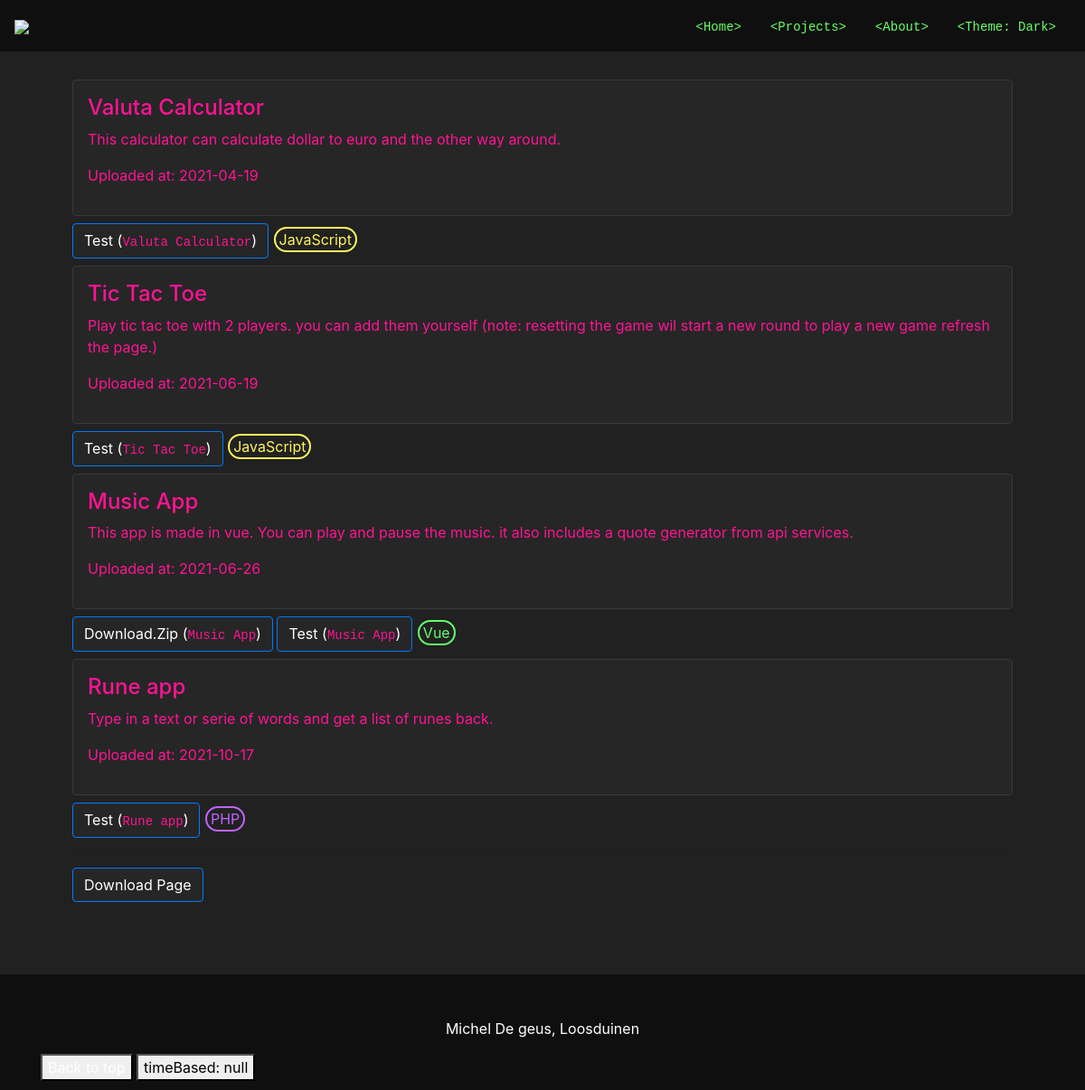
The app's page /projects.php with its own data.
### tables this page shows
CREATE TABLE `projects` (
  `id` int(11) NOT NULL,
  `title` varchar(225) NOT NULL,
  `discription` text NOT NULL,
  `date` date NOT NULL DEFAULT current_timestamp(),
  `githublink` varchar(225) NOT NULL,
  `downloadlink` varchar(225) NOT NULL,
  `testlink` varchar(225) NOT NULL,
  `languages` int(11) DEFAULT NULL
);

CREATE TABLE `languages` (
  `id` int(11) NOT NULL,
  `title` varchar(225) NOT NULL,
  `color` varchar(225) NOT NULL DEFAULT '#0000'
);

### htdocs/Modules/Projects.php (called while the page is built)
<?php
function getProjects()
{
    global $pdo;
    $query = $pdo->prepare("SELECT * FROM projects");
    $query->execute();
    $projects = $query->fetchAll(PDO::FETCH_CLASS,"Project");
    return $projects;
}

### htdocs/Modules/Languages.php (called while the page is built, shortened)
<?php
function getLanguage($id)
{
    global $pdo;
    $query = $pdo->prepare("SELECT * FROM languages WHERE id = $id");
    $query->execute();
    $languages = $query->fetchAll(PDO::FETCH_CLASS,"Language");
    return $languages[0];
}

### htdocs/projects.php (the view, shortened to what this page needs)
<?php
    require './Modules/DatabaseConnection.php';
    require './Modules/Projects.php';
    require "./Modules/Languages.php";
?>
<!doctype html>
<html lang="en" style="height: 100%; scroll-behavior: smooth;">
<head>
    <link rel="stylesheet" href="https://stackpath.bootstrapcdn.com/bootstrap/4.3.1/css/bootstrap.min.css"
>
    <link rel="stylesheet" href="css/pojects.css">
    <link rel="stylesheet" href="css/main.css">
    <link rel="stylesheet" href="css/theme.css">
</head>
<body style="height: 100%;">
    <?php
    include_once "./includes/nav.php"
    ?>
    <div style="margin: 5em;">
    <?php
        $projects = getProjects();
     ?>
    <?php foreach ($projects as $project): ?>
        <Button type="button" class="btn border-dark button btn-project"
            id="<?= $project->githublink?>"
            style="padding: 1em; margin: .5em 0em; width: 100%;">
            <h4 class="text-left"><?= $project->title?></h4>
            <p class="text-left"><?= $project->discription?></code></p>
            <p class="text-left">Uploaded at: <?= $project->date?></p>
            <?php if (strlen($project->downloadlink) > 0):?>
                <a href="<?= $project->downloadlink?>" target="_blank"><button class="btn btn-primary downloadButton">Download.Zip (<code><?= $project->title?></code>)</button></a>
            <?php endif?>
            <?php if (strlen($project->testlink) > 0):?>
                <a href="<?= $project->testlink?>" target="_blank"><button class="btn btn-primary downloadButton">Test (<code><?= $project->title?></code>)</button></a>
            <?php endif?>
            <?php foreach (str_split($project->languages) as $id): ?>
                <?php $language = getLanguage($id); ?>
                <p class="tagg" style="color: <?=$language->color;?>;"><?=$language->title?></p>
            <?php endforeach ?>
        </Button>
    <?php endforeach ?>
    <br>
    <hr>
    <a href="./projects.php" download rel="noopener noreferrer" target="_blank">
        <button class="btn btn-primary">Download Page</button>
    </a>
    </div>
    <footer class="footer">
        <div class="container" style="height: 8em;">
            <p class="text-center" style="color: white; padding-top: 3em;">Michel De geus, Loosduinen</p>
            <button class="button btn-back-top text-center" style="color: white;">Back to top</button>
            <button class="button btn-timeBased text-center" style="color: black;">timeBased: false</button>
        </div>
    </footer>
</body>
</html>

### htdocs/includes/nav.php
<nav class="navbar navbar-default fixed-top">
        <ul class="nav">
            <li class="nav-item">
                <a class="HomeButton" href="index.php"><img src="images/Site_Icon.svg" style="height: 100%;"></a>
            </li>
        </ul>
        <ul class="nav">
            <li class="nav-item text-right">
                <a class="nav-link" href="index.php"><code>&ltHome&gt</code></a>
            </li>
            <li class="nav-item text-right">
                <a class="nav-link" href="projects.php"><code>&ltProjects&gt</code></a>
            </li>
            <li class="nav-item text-right">
                <a class="nav-link" href="about.php"><code>&ltAbout&gt</code></a>
            </li>
            <li class="nav-item text-right">
                <a class="nav-link" href="#"><code class="theme-switcher">&ltTheme: Dark&gt</code></a>
            </li>
        </ul>
    </nav>

### htdocs/css/pojects.css (style rules this page uses)
.btn { background-color: var(--button-color); }
.btn p, .btn h4, .btn code { color: var(--button-text-color); background-color: transparent; }

### htdocs/css/main.css (style rules this page uses)
body { background-color: var(--background); }
.navbar, .navbar code { background-color: var(--navbar-color); color: var(--navbar-text-color); }
.footer { background-color: var(--footer-color); }
.defaultPopUp > h1, p { color: White; }
.tagg { padding: 0 4px 0 4px; margin: 0 1px 0 1px; display:inline-block; border-radius:15px; border-style: solid; border-width: 2.5px; background-color: var(--tag-background); }

### htdocs/css/theme.css (style rules this page uses)
.dark-theme { --navbar-color: #0f0f0f; --navbar-text-color: #67FF67; --background: #212121; --footer-color: #0f0f0f; --button-color: #262626; --button-text-color: deeppink; --color1: #ffb805; --color2: deeppink; --color3: ; --color4: ; --color5: ; --color6: ; --color7: ; --color8: ; --color9: ; --color10: ; --button-color1: var(--color1); --button-color2: var(--color2); --tag-background: #212121; }

### records on screen
projects: title "Valuta Calculator", discription "This calculator can calculate dollar to euro and the other way around.", date "2021-04-19"
languages: title "JavaScript"
projects: title "Tic Tac Toe", discription "Play tic tac toe with 2 players. you can add them yourself (note: resetting the game wil start a new round to play a new game refresh the page.)", date "2021-06-19"
projects: title "Music App", discription "This app is made in vue. You can play and pause the music. it also includes a quote generator from api services.", date "2021-06-26"
languages: title "Vue"
projects: title "Rune app", discription "Type in a text or serie of words and get a list of runes back.", date "2021-10-17"
languages: title "PHP"
